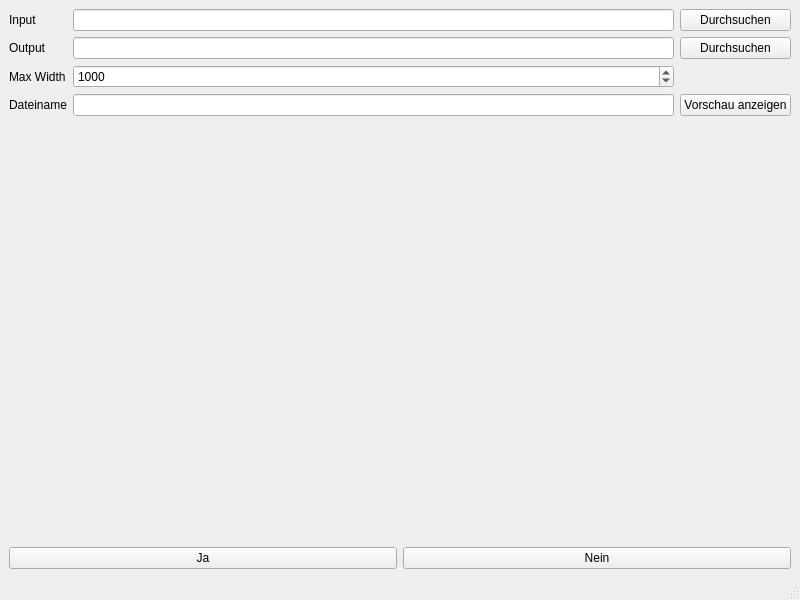
<?xml version="1.0" encoding="UTF-8"?>
<ui version="4.0">
 <class>MainWindow</class>
 <widget class="QMainWindow" name="MainWindow">
  <property name="geometry">
   <rect>
    <x>0</x>
    <y>0</y>
    <width>800</width>
    <height>600</height>
   </rect>
  </property>
  <property name="windowTitle">
   <string>PhotosExport</string>
  </property>
  <widget class="QWidget" name="centralwidget">
   <layout class="QGridLayout" name="gridLayout_2">
    <item row="0" column="0">
     <layout class="QGridLayout" name="gridLayout">
      <item row="3" column="0">
       <widget class="QLabel" name="label_3">
        <property name="text">
         <string>Max Width</string>
        </property>
       </widget>
      </item>
      <item row="0" column="2">
       <widget class="QPushButton" name="button_input">
        <property name="text">
         <string>Durchsuchen</string>
        </property>
       </widget>
      </item>
      <item row="1" column="0">
       <widget class="QLabel" name="label_2">
        <property name="text">
         <string>Output</string>
        </property>
       </widget>
      </item>
      <item row="0" column="1">
       <widget class="QLineEdit" name="text_input">
        <property name="readOnly">
         <bool>true</bool>
        </property>
       </widget>
      </item>
      <item row="5" column="0" colspan="3">
       <widget class="QLabel" name="pic_view">
        <property name="sizePolicy">
         <sizepolicy hsizetype="Preferred" vsizetype="Expanding">
          <horstretch>0</horstretch>
          <verstretch>0</verstretch>
         </sizepolicy>
        </property>
        <property name="text">
         <string/>
        </property>
       </widget>
      </item>
      <item row="3" column="1">
       <widget class="QSpinBox" name="spin_max_width">
        <property name="maximum">
         <number>8000</number>
        </property>
        <property name="value">
         <number>1000</number>
        </property>
       </widget>
      </item>
      <item row="1" column="2">
       <widget class="QPushButton" name="button_output">
        <property name="text">
         <string>Durchsuchen</string>
        </property>
       </widget>
      </item>
      <item row="0" column="0">
       <widget class="QLabel" name="label">
        <property name="text">
         <string>Input</string>
        </property>
       </widget>
      </item>
      <item row="1" column="1">
       <widget class="QLineEdit" name="text_output">
        <property name="readOnly">
         <bool>true</bool>
        </property>
       </widget>
      </item>
      <item row="4" column="2">
       <widget class="QPushButton" name="button_preview">
        <property name="text">
         <string>Vorschau anzeigen</string>
        </property>
       </widget>
      </item>
      <item row="4" column="1">
       <widget class="QLineEdit" name="text_filename">
        <property name="readOnly">
         <bool>true</bool>
        </property>
       </widget>
      </item>
      <item row="4" column="0">
       <widget class="QLabel" name="label_4">
        <property name="text">
         <string>Dateiname</string>
        </property>
       </widget>
      </item>
     </layout>
    </item>
    <item row="1" column="0">
     <layout class="QHBoxLayout" name="horizontalLayout">
      <item>
       <widget class="QPushButton" name="button_yes">
        <property name="text">
         <string>Ja</string>
        </property>
       </widget>
      </item>
      <item>
       <widget class="QPushButton" name="button_no">
        <property name="text">
         <string>Nein</string>
        </property>
       </widget>
      </item>
     </layout>
    </item>
   </layout>
  </widget>
  <widget class="QMenuBar" name="menubar">
   <property name="geometry">
    <rect>
     <x>0</x>
     <y>0</y>
     <width>800</width>
     <height>18</height>
    </rect>
   </property>
  </widget>
  <widget class="QStatusBar" name="statusbar"/>
 </widget>
 <resources/>
 <connections/>
</ui>
